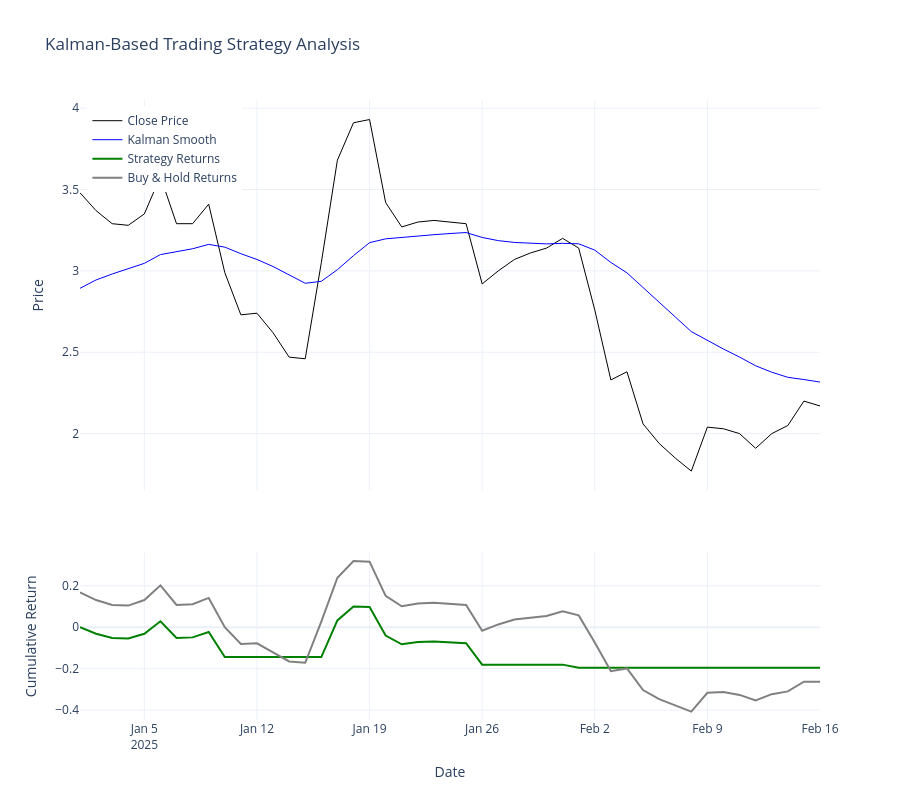

The cell this chart's notebook holds for it:
### Code cell
# Assuming df has all required columns from transact_at_open()
plot_kalman_trading_results(result)
performance_table = calculate_performance_metrics(result)
print(performance_table)
